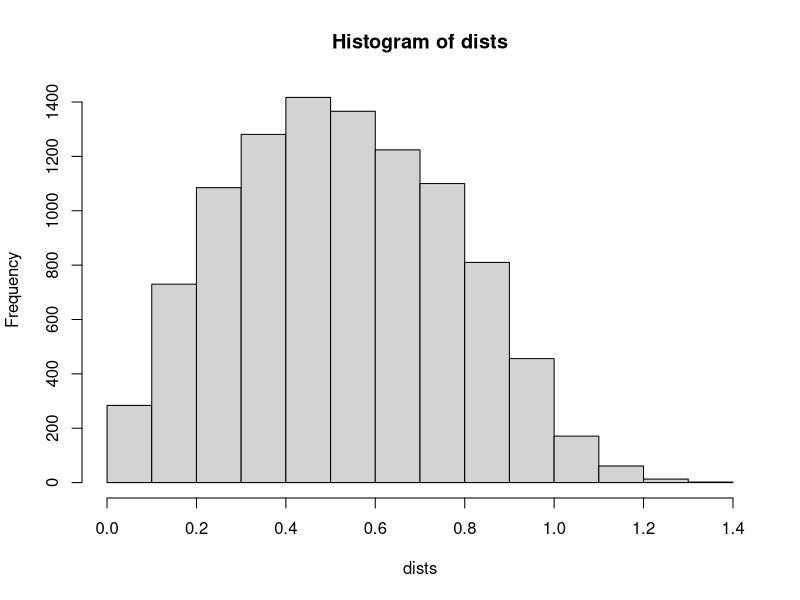

Source code (R):
dists <- c() #empty vector

for (i in 1:10000) {
  P1 <- runif(2) #randomly generated point, in 2 dimensions
  P2 <- runif(2) #randomly generated point, in 2 dimensions
  dist <- sqrt(sum((P1-P2)^2)) #distance using pythagorean theorem
  dists <- c(dists, dist)
}

mean.dist <- mean(dist) #calculate mean
sd.dist <- sd(dists) #calculate standard deviation
cat(mean.dist, sd.dist, "\n") #print results
hist(dists) #make a histogram